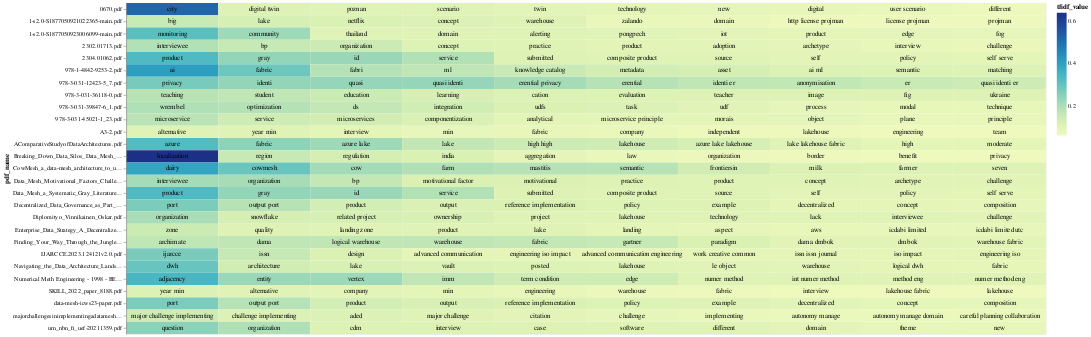

Here is the notebook cell this chart was saved with:
### Code cell
import altair as alt
import pandas as pd
import numpy as np



# Select the top terms for each PDF
top_terms_df = result_df_3.groupby('pdf_name').head(10)

# Add a small random value to 'idf_value' for better visualization
top_terms_df['tfidf_value'] = top_terms_df['tfidf_value'] + np.random.rand(top_terms_df.shape[0]) * 0.0001

# Create a base chart
base = alt.Chart(top_terms_df).encode(
    x=alt.X('rank:O', axis=None),  # Use rank for x-axis
    y='pdf_name:N',
    color=alt.Color('tfidf_value:Q', scale=alt.Scale(scheme='viridis')),
    text='topic_word:N'  # Corrected column name to 'topic_word'
).transform_window(
    rank="rank()",
    sort=[alt.SortField("tfidf_value", order="descending")],
    groupby=["pdf_name"]
)

# Create a heatmap
heatmap = base.mark_rect().encode(
    color='tfidf_value:Q',
)

# Create text labels
text = base.mark_text(baseline='middle').encode(
    color=alt.condition(alt.datum.idf_value >= 0.23, alt.value('white'), alt.value('black'))
)

# Display the heatmap and text labels
(heatmap + text).properties(width=1500)

### Figure 1 — Vega-Lite specification as saved in the notebook (floating-point values rounded to 4 significant figures; data arrays with more than 128 entries replaced by an {"elided": "..."} marker saying what was removed)
{"config": {"view": {"continuousWidth": 300, "continuousHeight": 300}}, "layer": [{"mark": {"type": "rect"}, "encoding": {"color": {"field": "tfidf_value", "type": "quantitative"}, "text": {"field": "topic_word", "type": "nominal"}, "x": {"axis": null, "field": "rank", "type": "ordinal"}, "y": {"field": "pdf_name", "type": "nominal"}}, "transform": [{"window": [{"op": "rank", "field": "", "as": "rank"}], "groupby": ["pdf_name"], "sort": [{"field": "tfidf_value", "order": "descending"}]}]}, {"mark": {"type": "text", "baseline": "middle"}, "encoding": {"color": {"condition": {"test": "(datum.idf_value >= 0.23)", "value": "white"}, "value": "black"}, "text": {"field": "topic_word", "type": "nominal"}, "x": {"axis": null, "field": "rank", "type": "ordinal"}, "y": {"field": "pdf_name", "type": "nominal"}}, "transform": [{"window": [{"op": "rank", "field": "", "as": "rank"}], "groupby": ["pdf_name"], "sort": [{"field": "tfidf_value", "order": "descending"}]}]}], "data": {"name": "data-c3c91d6deb91a6e499318af2090cd919"}, "width": 1500, "$schema": "https://vega.github.io/schema/vega-lite/v5.15.1.json", "datasets": {"data-c3c91d6deb91a6e499318af2090cd919": {"elided": "270 records"}}}
